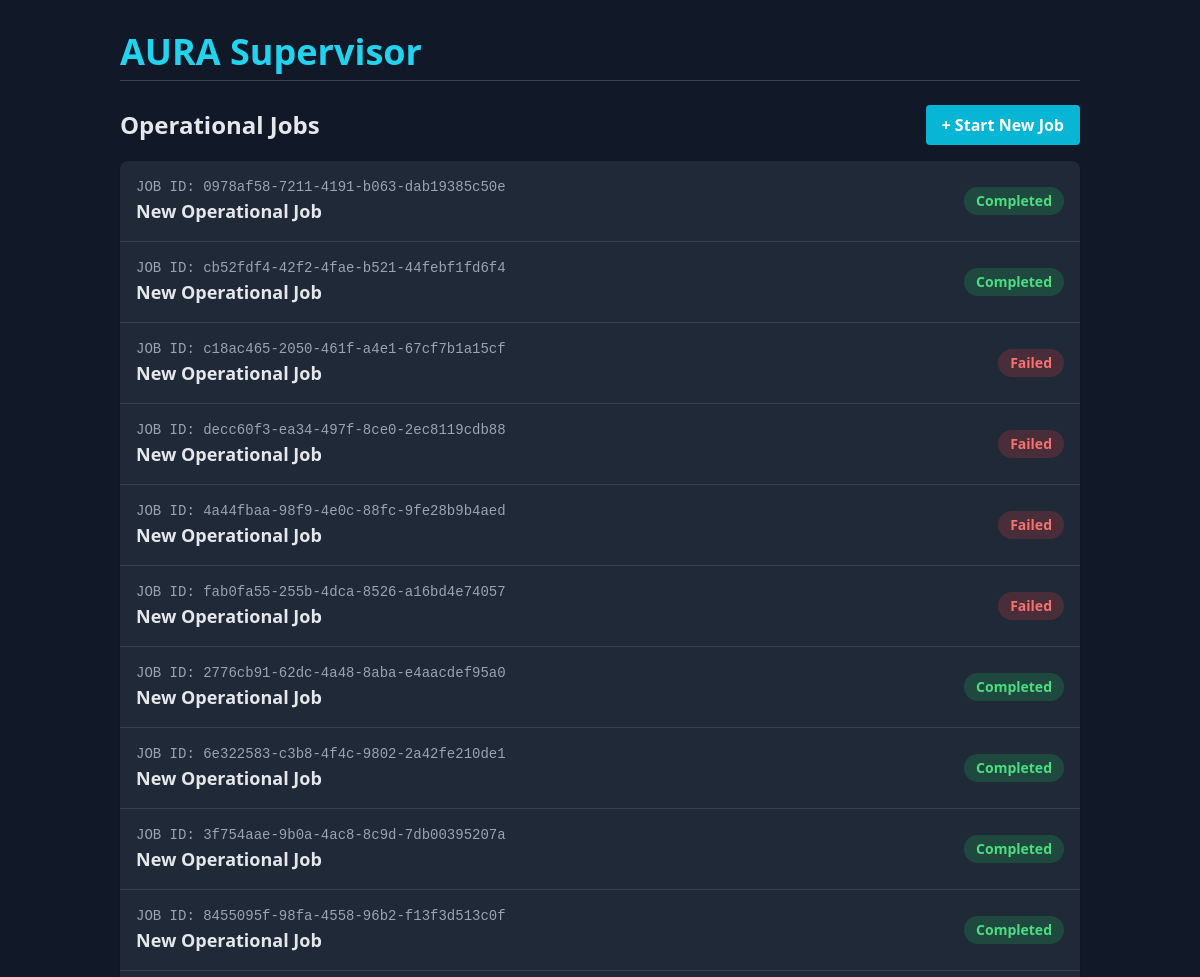
Page /app/ (upper part) on the earlier database version.
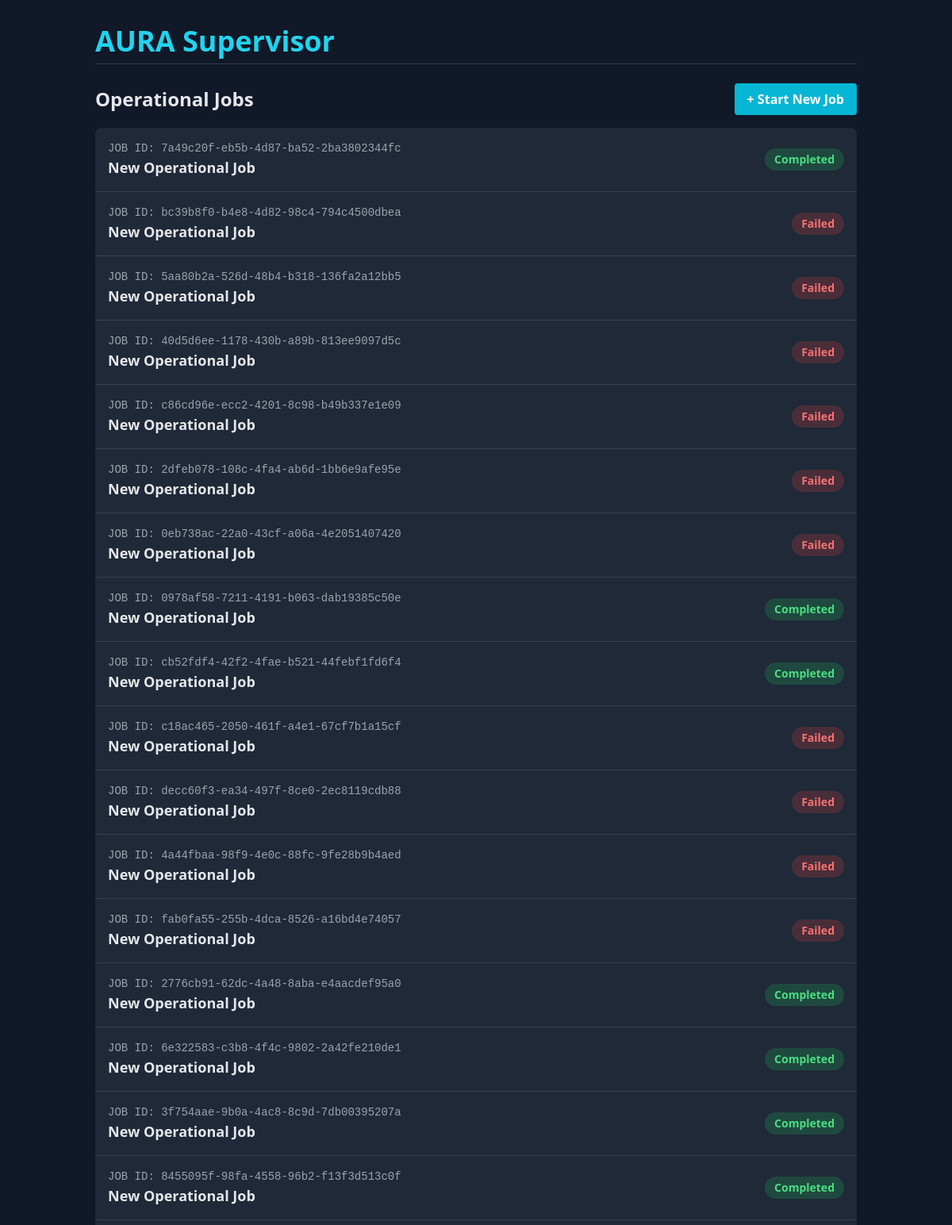
Same page on the later database version.
### core/models.py (models this page shows, shortened)
class Job(models.Model):
    class Status(models.TextChoices):
        PENDING = 'PENDING', 'Pending'
        IN_PROGRESS = 'IN_PROGRESS', 'In Progress'
        AWAITING_APPROVAL = 'AWAITING_APPROVAL', 'Awaiting Approval'
        COMPLETED = 'COMPLETED', 'Completed'
        FAILED = 'FAILED', 'Failed'
    id = models.UUIDField(primary_key=True, default=uuid.uuid4, editable=False)
    title = models.CharField(max_length=255, default="New Operational Job")
    status = models.CharField(max_length=20, choices=Status.choices, default=Status.PENDING)
    identified_component = models.CharField(max_length=255, blank=True, null=True)
    final_summary = models.TextField(blank=True, null=True)
    created_at = models.DateTimeField(auto_now_add=True)
    updated_at = models.DateTimeField(auto_now=True)

### core/views.py (the view)
# urls.py: path('', views.job_list, name='job_list'),
def job_list(request):
    jobs = Job.objects.all().order_by('-created_at')
    return render(request, 'core/job_list.html', {'jobs': jobs})

### core/templates/core/job_list.html (shortened to what this page needs)
{% extends "core/base.html" %}
{% block content %}
<div class="flex justify-between items-center mb-4">
    <h2 class="text-2xl font-semibold">Operational Jobs</h2>
    <form action="{% url 'core:create_and_run_job' %}" method="post">
        <button type="submit" class="bg-cyan-500 hover:bg-cyan-600 text-white font-bold py-2 px-4 rounded">
            + Start New Job
        </button>
    </form>
</div>
<div class="bg-gray-800 rounded-lg shadow">
    <ul class="divide-y divide-gray-700">
        {% for job in jobs %}
            <a href="{% url 'core:job_detail' job.id %}" class="block p-4 hover:bg-gray-700">
                <div class="flex items-center justify-between">
                    <div>
                        <p class="font-mono text-sm text-gray-400">JOB ID: {{ job.id }}</p>
                        <p class="text-lg font-semibold">{{ job.title }}</p>
                    </div>
                    <span class="px-3 py-1 text-sm font-semibold rounded-full
                        {% if job.status == 'COMPLETED' %} bg-green-500/20 text-green-400
                        {% elif job.status == 'IN_PROGRESS' %} bg-yellow-500/20 text-yellow-400
                        {% elif job.status == 'FAILED' %} bg-red-500/20 text-red-400
                        {% else %} bg-gray-500/20 text-gray-400
                        {% endif %}">
                        {{ job.get_status_display }}
                    </span>
                </div>
            </a>
        {% empty %}
            <p class="p-4 text-gray-500">No jobs have been started yet.</p>
        {% endfor %}
    </ul>
</div>
{% endblock %}

### core/templates/core/base.html (shortened to what this page needs)
<!DOCTYPE html>
<html lang="en">
<head>
    <script src="https://cdn.tailwindcss.com"></script>
</head>
<body class="bg-gray-900 text-gray-200 font-sans">
    <div class="container mx-auto p-8">
        <h1 class="text-4xl font-bold text-cyan-400 mb-6 border-b border-gray-700 pb-2">AURA Supervisor</h1>
        {% block content %}{% endblock %}
    </div>
</body>
</html>

Differences in the rows shown:
added Job: id "7a49c20f-eb5b-4d87-ba52-2ba3802344fc", title "New Operational Job", status "Completed"
added Job: id "bc39b8f0-b4e8-4d82-98c4-794c4500dbea", title "New Operational Job", status "Failed"
added Job: id "5aa80b2a-526d-48b4-b318-136fa2a12bb5", title "New Operational Job", status "Failed"
added Job: id "40d5d6ee-1178-430b-a89b-813ee9097d5c", title "New Operational Job", status "Failed"
added Job: id "c86cd96e-ecc2-4201-8c98-b49b337e1e09", title "New Operational Job", status "Failed"
added Job: id "2dfeb078-108c-4fa4-ab6d-1bb6e9afe95e", title "New Operational Job", status "Failed"
added Job: id "0eb738ac-22a0-43cf-a06a-4e2051407420", title "New Operational Job", status "Failed"
